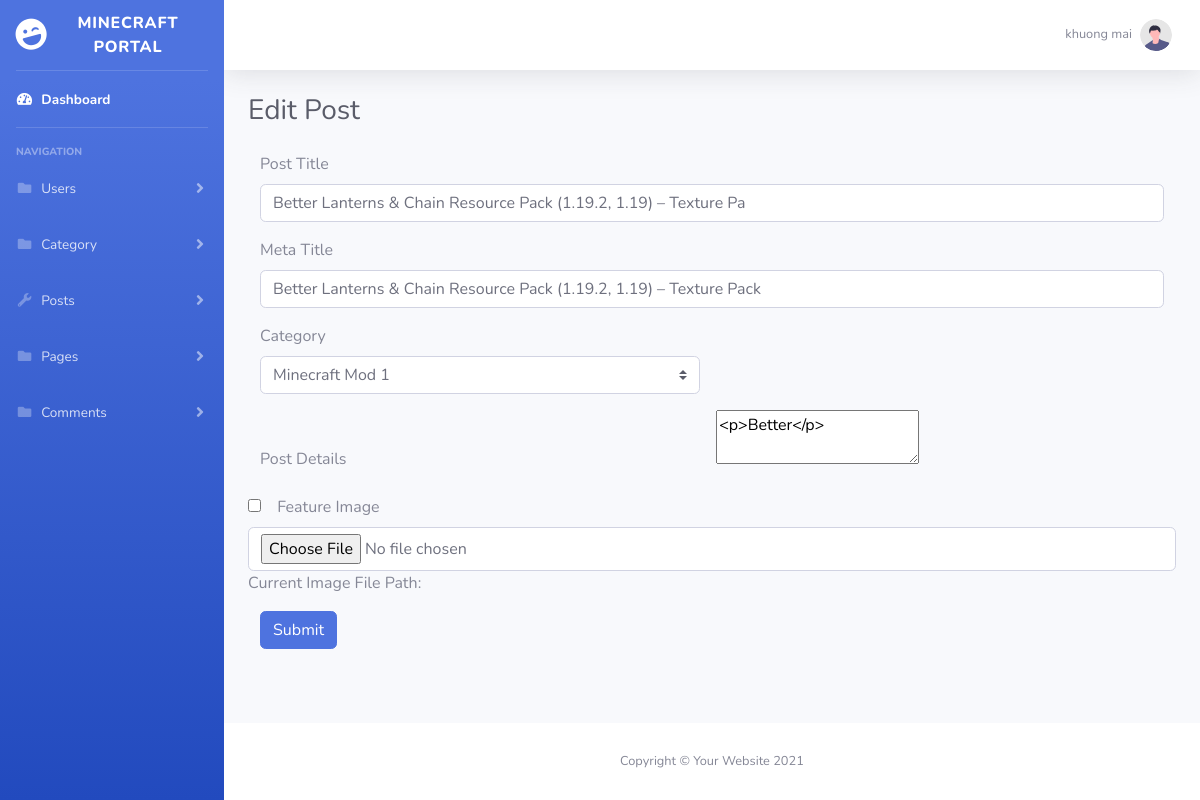
The app's page /admin/edit-post.php?cid=21 (signed in) with its own data.
### tables this page shows
CREATE TABLE `users` (
  `id` bigint(20) NOT NULL,
  `first_name` varchar(50) DEFAULT NULL,
  `last_name` varchar(50) DEFAULT NULL,
  `email` varchar(50) DEFAULT NULL,
  `user_password` varchar(32) NOT NULL,
  `registered_at` datetime NOT NULL,
  `role_id` bit(1) NOT NULL DEFAULT b'0',
  `active` bit(1) NOT NULL DEFAULT b'1'
);

CREATE TABLE `posts` (
  `id` bigint(20) NOT NULL,
  `author_id` bigint(20) NOT NULL,
  `category_id` bigint(20) NOT NULL,
  `post_title` varchar(75) NOT NULL,
  `meta_title` varchar(100) DEFAULT NULL,
  `created_at` datetime NOT NULL,
  `content` text DEFAULT NULL,
  `posts_image` varchar(255) DEFAULT NULL,
  `active` bit(1) NOT NULL DEFAULT b'1'
);

CREATE TABLE `category` (
  `id` bigint(20) NOT NULL,
  `parent_id` bigint(20) DEFAULT NULL,
  `title` varchar(75) NOT NULL,
  `content` text DEFAULT NULL,
  `active` bit(1) NOT NULL DEFAULT b'1'
);

### admin/edit-post.php (the view, shortened to what this page needs)
<?php
include ('includes/config.php');
if(strlen($_SESSION['login']) == 0){
    header("Location: index.php");
}
else{
    $query1 = "SELECT p.post_title, p.meta_title, p.posts_image, c.id, c.title, p.content
                FROM posts as p
                    INNER JOIN category as c
                        ON p.category_id = c.id
                WHERE p.id = :id";
    $statement1 = $db->prepare($query1);
    $statement1->bindValue(':id',$_GET['cid']);
    $statement1->execute();
    require_once('includes/header.php');
?>
            <div class="row">
                <div class="col-md-12">
                    <form name="posts" method="post">
                    <?php while($row = $statement1->fetch()): ?>
	                <div class="form-group">
	                    <label class="col-md-6">Post Title</label>
	                        <div class="col-md-12">
	                            <input type="text" class="form-control" value="<?= $row['post_title']?>" name="post_title" required>
	                        </div>
	                </div>
                    <div class="form-group">
	                    <label class="col-md-12">Meta Title</label>
	                        <div class="col-md-12">
	                            <input type="text" class="form-control" value="<?= $row['meta_title']?>" name="meta_title">
	                        </div>
	                </div>
                    <div class="form-group">
                        <label class="col-md-6">Category</label>
                        <div class="col-md-6">
                        <select class="custom-select" name="category">
                            <option selected value="<?= $row['id']?>"><?= $row['title']?></option>
                        </select>
                        </div>
                    </div>
	                <div class="form-group">
	                    <label class="col-md-6">Post Details</label>
	                    <textarea name="post_editor"><?= $row['content']?></textarea>
	                </div>
                    <div class="form-group">
                    <input type="checkbox" name="check">
                        <label class="col-md-6">Feature Image</label>
                        <input type="file" class="form-control" style="height:auto" id="post-image" name="postimage">
                        <span>Current Image File Path: <?= $row['posts_image'] ?></span>
                    </div>
                    <div class="form-group">
                            <div class="col-md-2">
                                <button type="submit" class="btn btn-primary" name="submit">
                                    Submit
                                </button>
                            </div>
                    </div>
                    <?php endwhile?>
	                </form>
                </div>
            </div>
    <?php include ('includes/footer.php') ?>
<?php } ?>

### admin/includes/topbar.php (shortened to what this page needs)
<?php
    $query = "SELECT first_name, last_name
                FROM users
                WHERE id = :id";
    $statement = $db->prepare($query);
    $statement->bindValue(':id', $_SESSION['user_id']);
    $statement->execute();
?>
<nav class="navbar navbar-expand navbar-light bg-white topbar mb-4 static-top shadow">
            <ul class="navbar-nav ml-auto">
                <li class="nav-item dropdown no-arrow">
                    <a class="nav-link dropdown-toggle" href="#" id="userDropdown" role="button"
                        data-toggle="dropdown" aria-haspopup="true" aria-expanded="false">
                        <?php while($row = $statement->fetch()): ?>
                        <span class="mr-2 d-none d-lg-inline text-gray-600 small"><?php echo $row['first_name']." ". $row['last_name'] ?></span>
                        <?php endwhile ?>
                        <img class="img-profile rounded-circle"
                            src="assets/img/undraw_profile.svg">
                    </a>
                </li>
            </ul>
        </nav>

### records on screen
users: first_name "khuong", last_name "mai"
posts: post_title "Better Lanterns & Chain Resource Pack (1.19.2, 1.19) – Texture Pa", meta_title "Better Lanterns & Chain Resource Pack (1.19.2, 1.19) – Texture Pack", category "Minecraft Mod 1", post_editor "<p>Better</p>"

### other values on screen
$pagename "Edit Post"
